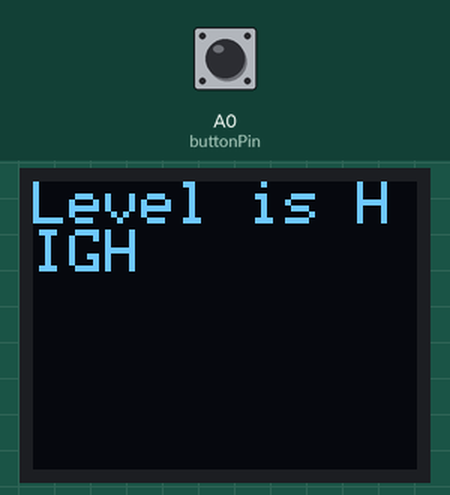
Recording of a sketch running on a simulated Arduino Uno, built with avr-gcc and run on an emulated ATmega328P. On the bench: 64×48 one-colour display. The inputs (shaded band) are chosen by the test bench; at power-on: A0 (buttonPin) HIGH.

Above: at 1.2 s.
1.3 s: A0 (buttonPin) pulled LOW for 0.15 s
At 1.38 s:
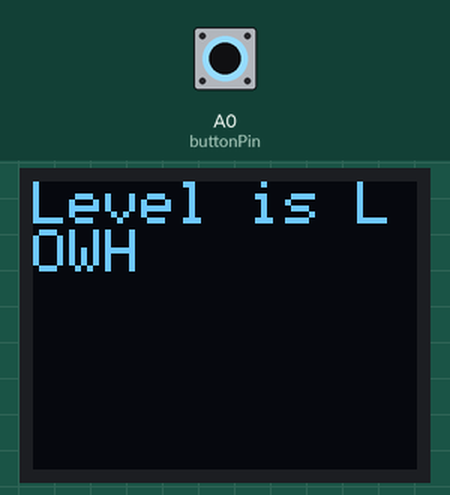
Timing chart, 0 to 4.3 s (numbered marks = the images above; inputs shaded):
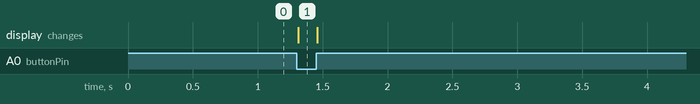

Measured:
- after the input at 1.3 s, the display: changes at once (image 1)

The sketch:

MV_ButtonExample.ino
```cpp
//4/23/15 Microview pushbutton example.

#include <MicroView.h>     // include MicroView library

int buttonPin = A0;        // push button pin
int buttonState = 0;    // variable to store the pushbutton status

void setup() {
   uView.begin();       // start MicroView
   uView.clear(PAGE);      // clear page

   pinMode(buttonPin, INPUT);    // initialize the pushbutton pin as an input
   digitalWrite(buttonPin,HIGH);    // set Internal pull-up
}

void loop() {
   buttonState = digitalRead(buttonPin);  // read the state of the pushbutton value

   // check if the pushbutton is pressed.
   // if it is not pressed, the buttonState is HIGH:
   if (buttonState == HIGH) {
 #if 0
      uView.setCursor(0,0);      // set cursor at 0,0
      uView.print("OFF");        // print OFF
      uView.display();
 #endif
      vPrintLine(0, 0, "Level is HIGH");
   }
   else {
#if 0
      uView.setCursor(0,0);
      uView.print("ON ");
      uView.display();
#endif
      vPrintLine(0, 0, "Level is LOW");
  }
}  //loop

void vPrintLine( int wX, int wY, char *pcText) {
      uView.setCursor(0,0);      // set cursor at 0,0
      uView.print(pcText);        // print OFF
      uView.display();
  return;
}  //vPrintLine
```
